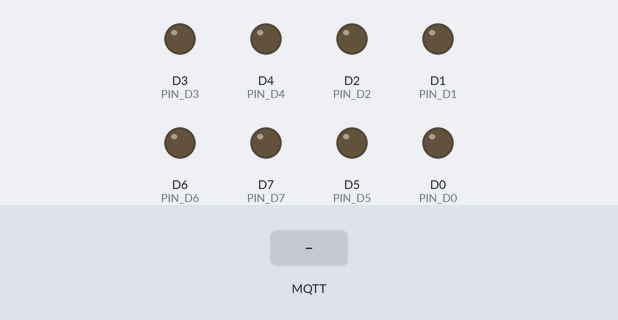
Bench run of a sketch on a simulated ESP8266 (NodeMCU). On the bench: output pins drawn as LEDs (lit = HIGH). The inputs (shaded band) are chosen by the test bench. WiFi joins after 1.5 s; servers stay silent unless stated; random numbers use the default seed unless the sketch sets one; no MQTT or app messages arrive unless stated.

Above: at 2.7 s.
2.8 s: MQTT message "ON" arrives on the first subscribed topic
At 3.9 s:
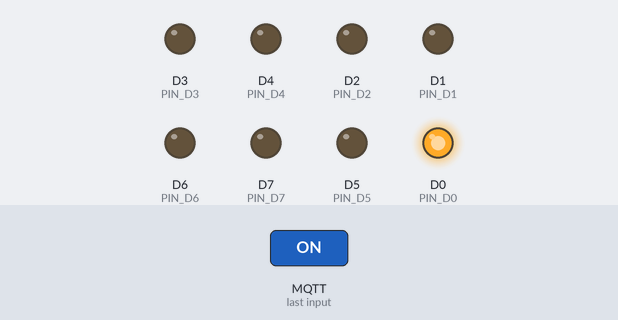
4.3 s: MQTT message "ON" arrives on the second subscribed topic
At 5.0 s:
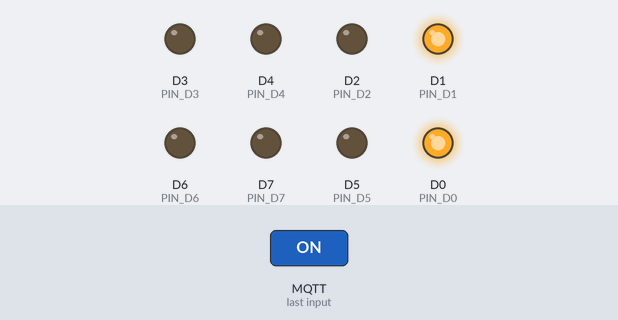
5.8 s: MQTT message "OFF" arrives on the first subscribed topic
At 6.1 s:
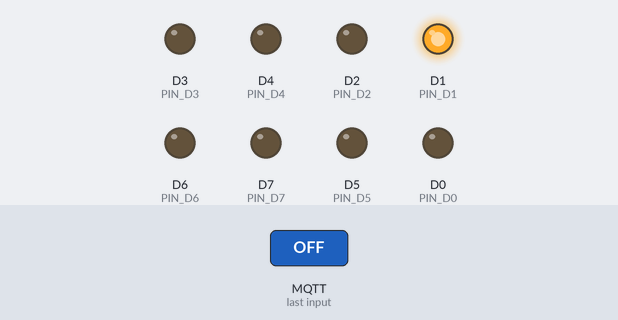
7.3 s: MQTT message "ON" arrives on the third subscribed topic
At 8.5 s:
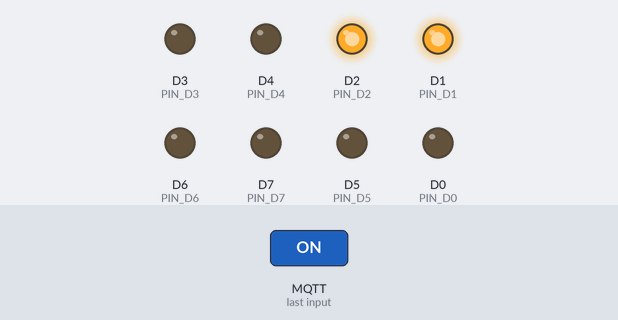
8.8 s: MQTT message "OFF" arrives on the second subscribed topic
At 9.6 s:
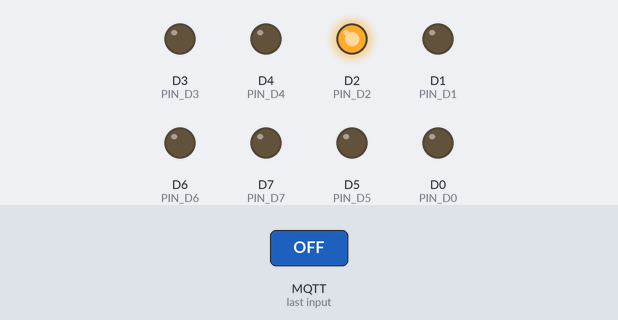
10.3 s: MQTT message "OFF" arrives on the third subscribed topic
At 10.8 s:
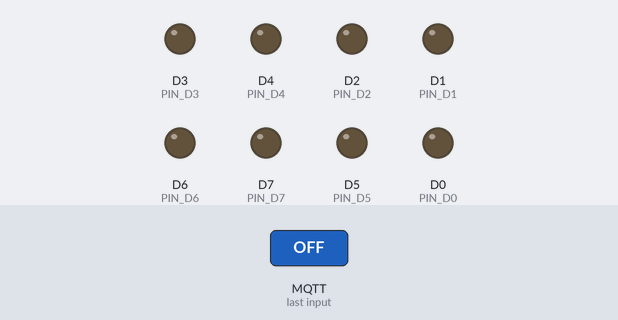
Timing chart, 0 to 12.8 s (numbered marks = the images above; inputs shaded):
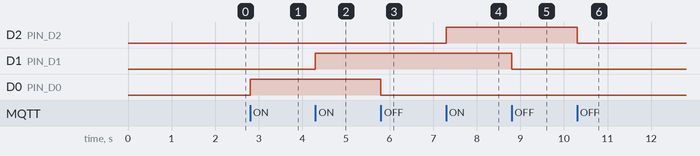

The sketch:

app1.ino
```cpp
#include <ESP8266WiFi.h>
#include <PubSubClient.h>

const char* ssid     = "Airtel_56";
const char* password = "Raviuma5658";

const char* mqtt_server = "broker.hivemq.com";
const int mqtt_port = 1883;

const char* topic_status = "ravi2025/home/status";

const char* topic_d0 = "ravi2025/home/d0/set";
const char* topic_d1 = "ravi2025/home/d1/set";
const char* topic_d2 = "ravi2025/home/d2/set";
const char* topic_d3 = "ravi2025/home/d3/set";
const char* topic_d4 = "ravi2025/home/d4/set";
const char* topic_d5 = "ravi2025/home/d5/set";
const char* topic_d6 = "ravi2025/home/d6/set";
const char* topic_d7 = "ravi2025/home/d7/set";

#define PIN_D0 D0
#define PIN_D1 D1
#define PIN_D2 D2
#define PIN_D3 D3
#define PIN_D4 D4
#define PIN_D5 D5
#define PIN_D6 D6
#define PIN_D7 D7

WiFiClient espClient;
PubSubClient client(espClient);

bool state[8] = {0,0,0,0,0,0,0,0};

void publishStatus() {

  char msg[120];

  sprintf(msg,
  "D0=%s D1=%s D2=%s D3=%s D4=%s D5=%s D6=%s D7=%s",
  state[0]?"ON":"OFF",
  state[1]?"ON":"OFF",
  state[2]?"ON":"OFF",
  state[3]?"ON":"OFF",
  state[4]?"ON":"OFF",
  state[5]?"ON":"OFF",
  state[6]?"ON":"OFF",
  state[7]?"ON":"OFF"
  );

  client.publish(topic_status,msg,true);
}

void setPin(int index,bool value){

  int pins[8]={PIN_D0,PIN_D1,PIN_D2,PIN_D3,PIN_D4,PIN_D5,PIN_D6,PIN_D7};

  state[index]=value;

  digitalWrite(pins[index],value?HIGH:LOW);

  publishStatus();
}

void callback(char* topic, byte* payload, unsigned int length) {

  String msg;

  for(int i=0;i<length;i++)
    msg+=(char)payload[i];

  bool val=false;

  if(msg=="ON") val=true;
  else if(msg=="OFF") val=false;
  else return;

  String t=String(topic);

  if(t==topic_d0) setPin(0,val);
  if(t==topic_d1) setPin(1,val);
  if(t==topic_d2) setPin(2,val);
  if(t==topic_d3) setPin(3,val);
  if(t==topic_d4) setPin(4,val);
  if(t==topic_d5) setPin(5,val);
  if(t==topic_d6) setPin(6,val);
  if(t==topic_d7) setPin(7,val);
}

void reconnect(){

  while(!client.connected()){

    String clientId="ESP8266-Ravi-"+String(random(0xffff),HEX);

    if(client.connect(clientId.c_str())){

      client.subscribe(topic_d0);
      client.subscribe(topic_d1);
      client.subscribe(topic_d2);
      client.subscribe(topic_d3);
      client.subscribe(topic_d4);
      client.subscribe(topic_d5);
      client.subscribe(topic_d6);
      client.subscribe(topic_d7);

      client.publish(topic_status,"ESP connected",true);

      publishStatus();
    }
    else
    {
      delay(5000);
    }
  }
}

void setup(){

  Serial.begin(115200);

  pinMode(PIN_D0,OUTPUT);
  pinMode(PIN_D1,OUTPUT);
  pinMode(PIN_D2,OUTPUT);
  pinMode(PIN_D3,OUTPUT);
  pinMode(PIN_D4,OUTPUT);
  pinMode(PIN_D5,OUTPUT);
  pinMode(PIN_D6,OUTPUT);
  pinMode(PIN_D7,OUTPUT);

  WiFi.begin(ssid,password);

  while(WiFi.status()!=WL_CONNECTED){
    delay(500);
  }

  client.setServer(mqtt_server,mqtt_port);
  client.setCallback(callback);
}

void loop(){

  if(!client.connected())
    reconnect();

  client.loop();
}
```

Measured:
- after the input at 2.8 s, D0 (PIN_D0): LOW → HIGH at once
- after the input at 4.3 s, D1 (PIN_D1): LOW → HIGH at once
- after the input at 5.8 s, D0 (PIN_D0): HIGH → LOW at once
- after the input at 7.3 s, D2 (PIN_D2): LOW → HIGH at once
- after the input at 8.8 s, D1 (PIN_D1): HIGH → LOW at once
- after the input at 10.3 s, D2 (PIN_D2): HIGH → LOW at once
